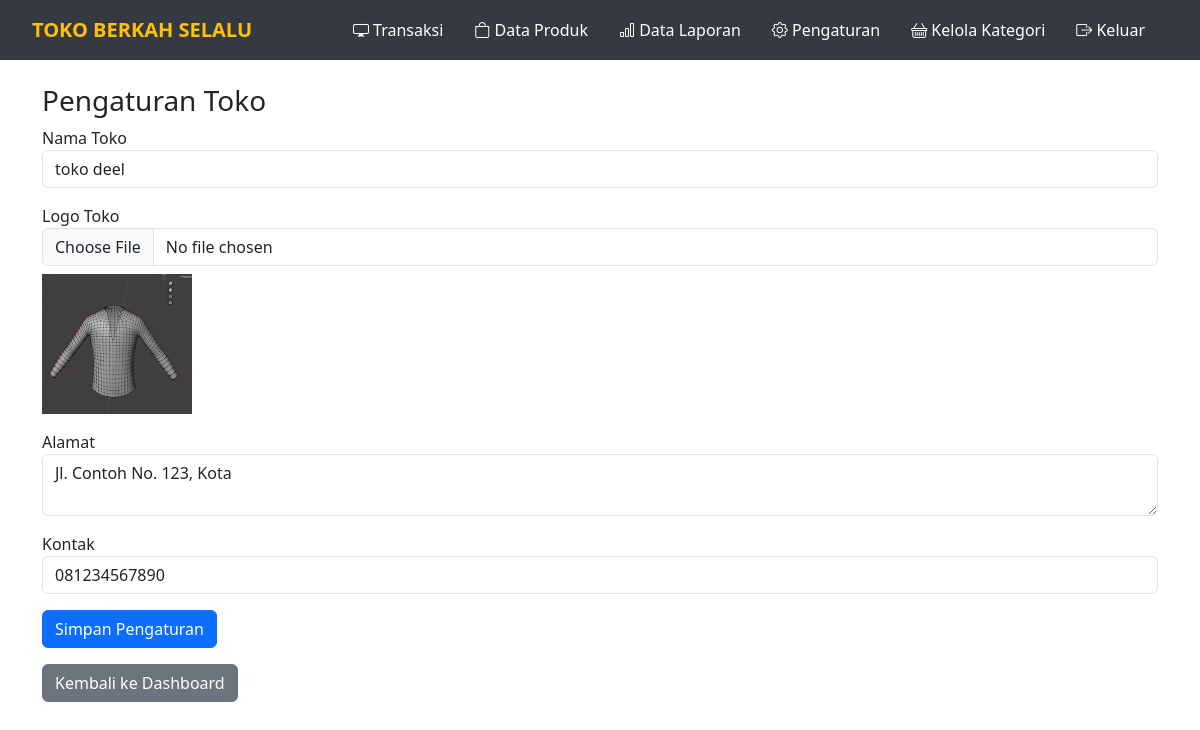
Page /pengaturan.php (signed in) on the committed database.
### tables this page shows
CREATE TABLE `pengaturan` (
  `id` int(11) NOT NULL,
  `nama_toko` varchar(100) NOT NULL,
  `logo` varchar(255) DEFAULT NULL,
  `alamat` text NOT NULL,
  `kontak` varchar(50) NOT NULL
);

### pengaturan.php (the view, shortened to what this page needs)
<?php
include 'init.php';
$query = mysqli_query($koneksi, "SELECT * FROM pengaturan LIMIT 1");
$data = mysqli_fetch_assoc($query);
?>
<!DOCTYPE html>
<html lang="id">
<head>
    <link rel="stylesheet" href="https://cdn.jsdelivr.net/npm/bootstrap@5.3.0/dist/css/bootstrap.min.css">
</head>
<body>
<?php include 'navbar.php'; ?>
<div class="container mt-4">
    <h3>Pengaturan Toko</h3>
    <form method="POST" enctype="multipart/form-data">
        <div class="mb-3">
            <label>Nama Toko</label>
            <input type="text" name="nama_toko" class="form-control" value="<?= $data['nama_toko'] ?>" required>
        </div>
        <div class="mb-3">
            <label>Logo Toko</label>
            <input type="file" name="logo" class="form-control">
            <?php if ($data['logo']) { ?>
                <img src="<?= $data['logo'] ?>" class="mt-2" style="max-width: 150px;">
            <?php } ?>
        </div>
        <div class="mb-3">
            <label>Alamat</label>
            <textarea name="alamat" class="form-control" required><?= $data['alamat'] ?></textarea>
        </div>
        <div class="mb-3">
            <label>Kontak</label>
            <input type="text" name="kontak" class="form-control" value="<?= $data['kontak'] ?>" required>
        </div>
        <button type="submit" name="update" class="btn btn-primary">Simpan Pengaturan</button>
        <div class="mt-3">
            <a href="dashboard.php" class="btn btn-secondary">Kembali ke Dashboard</a>
        </div>
    </form>
</div>
</body>
</html>

### navbar.php (style rules this page uses)
body { padding-top: 60px; }

### rows in the picture
pengaturan: nama_toko "toko deel", logo (picture), alamat "Jl. Contoh No. 123, Kota", kontak "081234567890"
